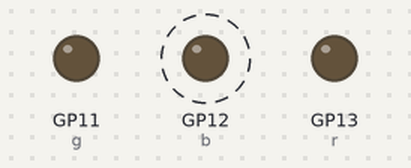
A program run on a simulated Raspberry Pi Pico running MicroPython. On the bench: output pins drawn as LEDs (lit = HIGH). Dashed ring = blinking.

Above: at 0.5 s.
Timing chart, 0 to 3.0 s (numbered marks = the images above):
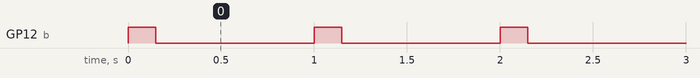

The program:

06_piscar_azul.py
```python
from machine import Pin, PWM
import time

r = PWM(Pin(13), freq=1000)
g = PWM(Pin(11), freq=1000)
b = PWM(Pin(12), freq=1000)
r.duty_u16(0)
g.duty_u16(0)

while True:
    b.duty_u16(65535)
    time.sleep_ms(150)
    b.duty_u16(0)
    time.sleep_ms(850)
```

Measured:
- by itself, GP12 (b): alternates HIGH for 0.15 s and LOW for 0.85 s
